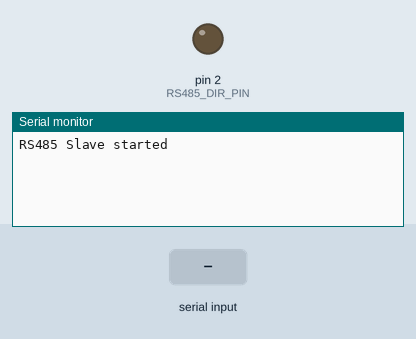
This sketch was run on a simulated Arduino Mega 2560, built with avr-gcc and run on an emulated ATmega2560. Shown: output pins drawn as LEDs (lit = HIGH), the last lines printed to the serial monitor. The inputs (shaded band) are chosen by the test bench.

Above: at 1.2 s.
1.3 s: "PING\n" received over the second serial link
At 2.1 s:
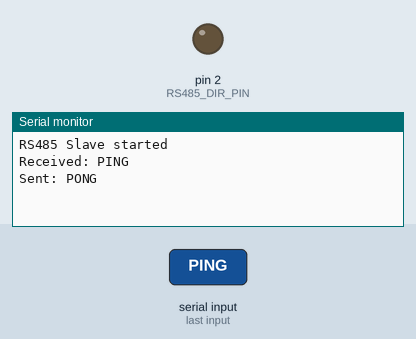
2.8 s: "1\n" received over the second serial link
At 4.2 s:
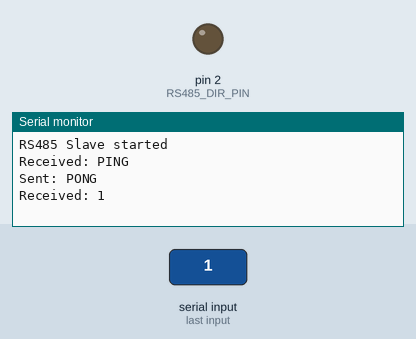

The sketch:

Kalem-RS485-Basic-Arduino-Slave.ino
```cpp
// ===== Kalem-RS485-5V-Basic : Arduino SLAVE =====

#define RS485_SERIAL   Serial1      // Change to Serial if needed
#define RS485_DIR_PIN  2            // Connected to DIR (DE+RE)

void setTransmit()
{
  digitalWrite(RS485_DIR_PIN, HIGH);
}

void setReceive()
{
  digitalWrite(RS485_DIR_PIN, LOW);
}

void setup()
{
  pinMode(RS485_DIR_PIN, OUTPUT);
  setReceive();

  RS485_SERIAL.begin(9600);

  Serial.begin(115200);
  while (!Serial) { }

  Serial.println("RS485 Slave started");
}

void loop()
{
  if (RS485_SERIAL.available())
  {
    String line = RS485_SERIAL.readStringUntil('\n');
    line.trim();                     // remove \r, spaces

    if (line.length() == 0) return;

    Serial.print("Received: ");
    Serial.println(line);

    if (line == "PING")
    {
      sendPong();
    }
  }
}

void sendPong()
{
  setTransmit();
  RS485_SERIAL.print("PONG\n");
  RS485_SERIAL.flush();
  setReceive();

  Serial.println("Sent: PONG");
}
```

Measured:
- after the input at 1.3 s, the serial monitor: prints a new line at once (image 1)
- after the input at 2.8 s, the serial monitor: prints a new line at once (image 2)
